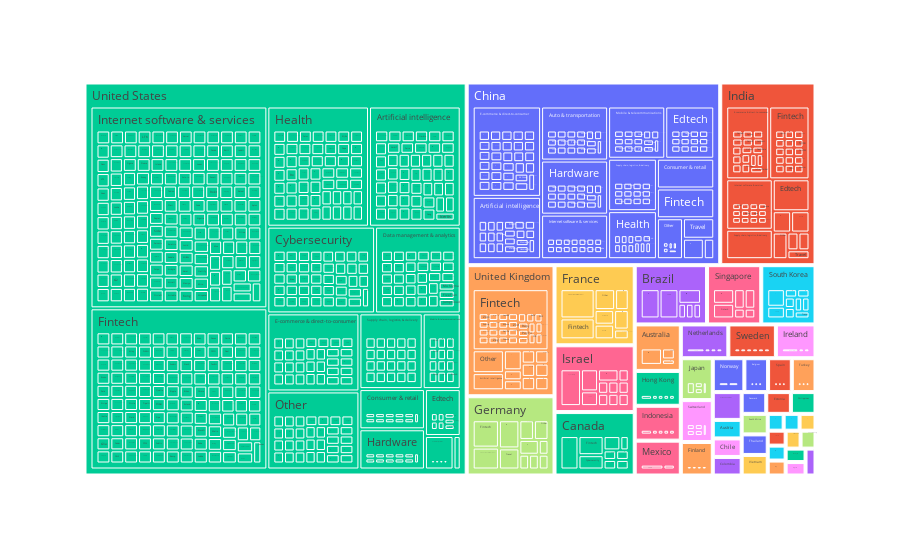

This figure's notebook cell:
### Code cell
#treemap
fig3 = px.treemap(df_companies, path=['Country','Industry', 'Company'],
                  color='Country')
fig3.show()

### Figure 1 — Plotly figure (JSON) as saved in the notebook; plotly's stock layout.template omitted (floating-point values rounded to 4 significant figures; data arrays with more than 128 entries replaced by an {"elided": "..."} marker saying what was removed)
{"data": [{"branchvalues": "total", "customdata": {"elided": "1313x1 str values"}, "domain": {"x": [0, 1], "y": [0, 1]}, "hovertemplate": "labels=%{label}<br>count=%{value}<br>parent=%{parent}<br>id=%{id}<br>Country=%{customdata[0]}<extra></extra>", "ids": {"elided": "1313 str values"}, "labels": {"elided": "1313 str values"}, "marker": {"colors": {"elided": "1313 str values"}}, "name": "", "parents": {"elided": "1313 str values"}, "type": "treemap", "values": {"elided": "1313 int values"}}], "layout": {"legend": {"tracegroupgap": 0}, "margin": {"t": 60}}}
